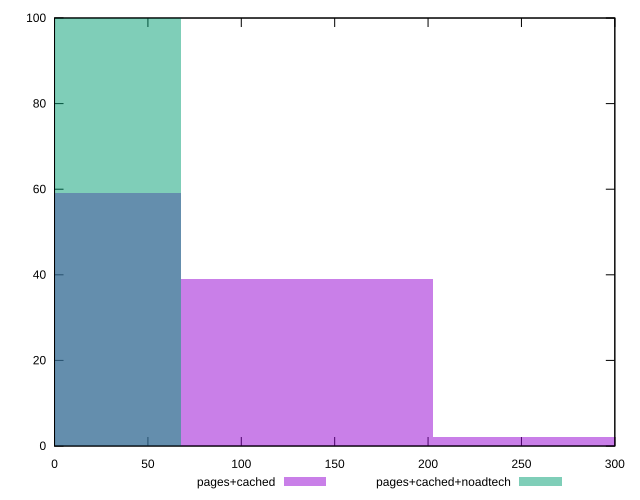

Generate this figure with gnuplot:
reset

$pagesCached <<EOF
135.27444613122734 39
0 59
270.5488922624547 2
EOF

$pagesCachedNoadtech <<EOF
0 100
EOF

set key outside below
set boxwidth 135.27444613122734
set xrange [0:300]
set yrange [0:100]
set trange [0:100]
set style fill transparent solid 0.5 noborder
set terminal svg size 640, 500 enhanced background rgb 'white'
set output "report_00011_2021-02-09T10:53:21.242Z/unminified-javascript/comparison/histogram/1_vs_2.svg"

plot $pagesCached title "pages+cached" with boxes, \
     $pagesCachedNoadtech title "pages+cached+noadtech" with boxes

reset
